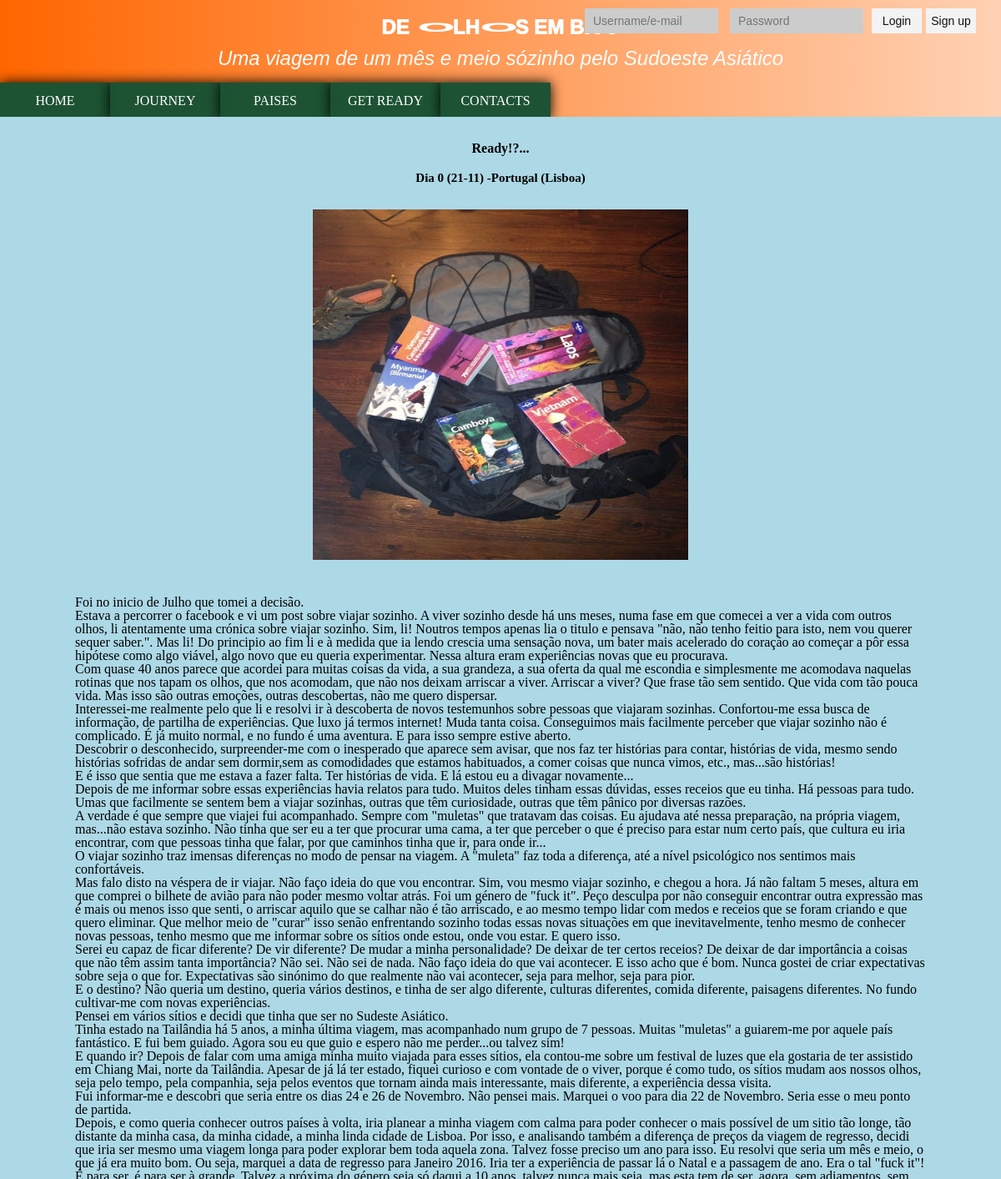
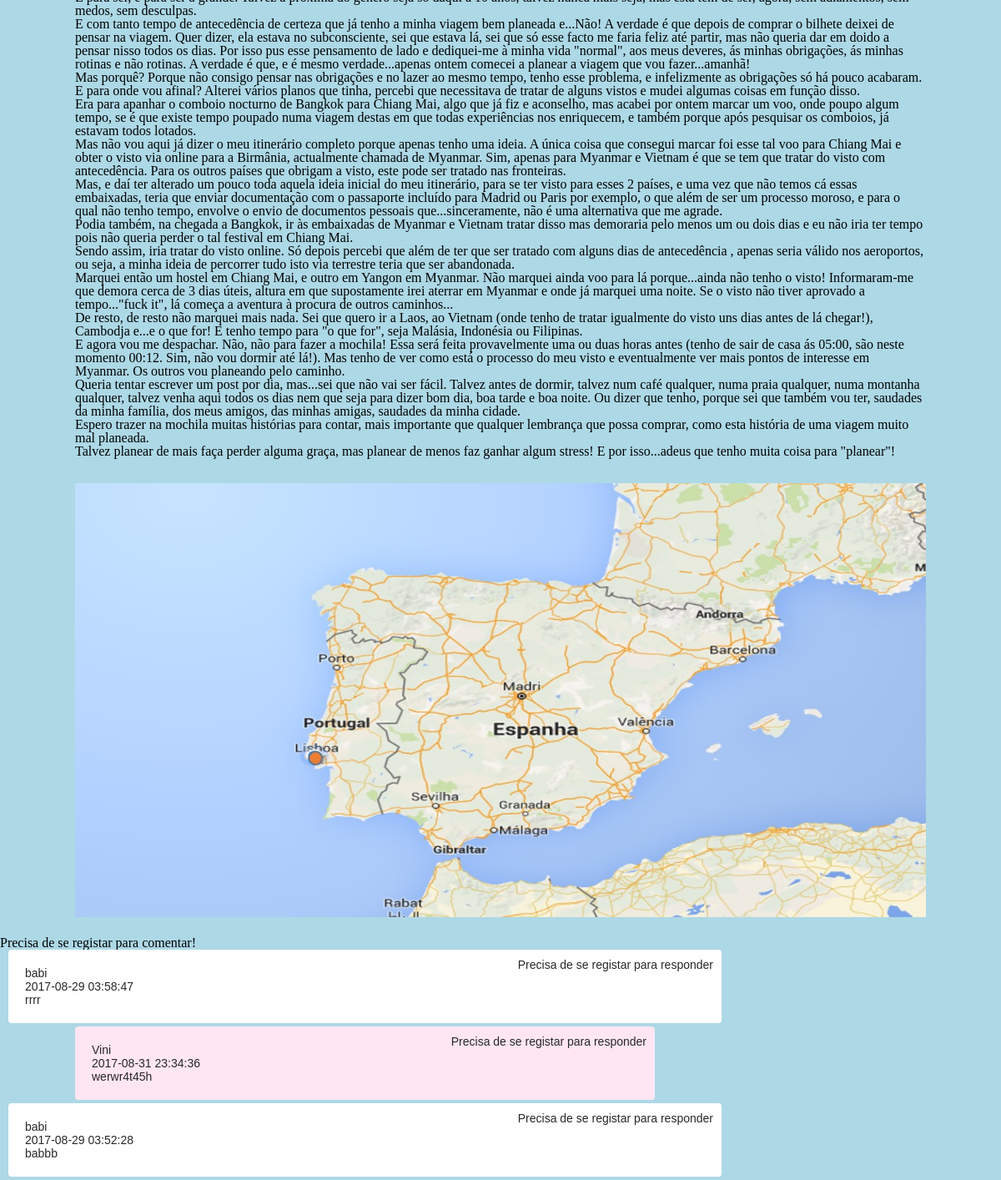
The page /paginasweb/artigos.php?dia=0 on the database its author committed (2 pictures, top to bottom).
### tables this page shows
CREATE TABLE `artigos` (
  `idblog` int(11) NOT NULL,
  `dia` int(20) NOT NULL,
  `title` varchar(100) NOT NULL,
  `location` varchar(100) NOT NULL,
  `content` text NOT NULL,
  `imgmapa` varchar(100) NOT NULL,
  `imgartigo` varchar(100) NOT NULL,
  `maplocation` varchar(100) DEFAULT NULL,
  `mapcountry` varchar(100) NOT NULL
);

CREATE TABLE `comments` (
  `idcomments` int(11) NOT NULL,
  `iduser` int(11) NOT NULL,
  `idblog` int(11) NOT NULL,
  `date` datetime NOT NULL,
  `message` text NOT NULL,
  `idreply` int(11) NOT NULL
);

CREATE TABLE `user` (
  `iduser` int(6) NOT NULL,
  `firstname` varchar(30) NOT NULL,
  `lastname` varchar(30) NOT NULL,
  `nickname` varchar(20) NOT NULL,
  `email` varchar(250) NOT NULL,
  `pwd` varchar(10) NOT NULL,
  `paissonho` varchar(120) NOT NULL,
  `paisviajou` varchar(10) NOT NULL,
  `paisdesejado` varchar(10) NOT NULL,
  `comida` int(1) NOT NULL,
  `pessoas` int(1) NOT NULL,
  `monumentos` int(11) NOT NULL,
  `paisagem` int(11) NOT NULL,
  `divertimento` int(11) NOT NULL,
  `aventura` int(11) NOT NULL,
  `descanso` int(11) NOT NULL,
  `h` varchar(50) DEFAULT NULL
);

### paginasweb/artigos.php (the view, shortened to what this page needs)
<?php
require('../includes/config.php');
  if (isset($_GET["dia"])) {
$sql = "SELECT * FROM artigos WHERE dia='".$_GET['dia']."'";
 $result = mysqli_query($connection, $sql);
 $row = mysqli_fetch_assoc($result);
}
 include '../includes/comments.php';
include_once '../includes/header.php';
?>
<!DOCTYPE html>
<html lang="en">
<head>
           <link href="../css/styles.css" type="text/css" rel="stylesheet">
</head>
<body>
<div class="activeArticle">
	<h1><?php echo $row['title']; ?></h1>
	<h3><?php echo $row['location']; ?></h3>
	<div class="imgArtigo">
	   <img  src="<?php echo $row['imgartigo']; ?>"/>
	</div>
	<div class="text"><?php echo nl2br($row['content']); ?></div>
	<div class="imgArtigoMapa">
	   <img  src="<?php echo $row['imgmapa']; ?>"/>
	</div>
</div>
<?php
    if (isset($_SESSION['iduser'])) {
    	if (isset($_GET["dia"])) {
    		$idblog=$_GET["dia"];
 echo"
<form method='POST' action='".setComments($connection)."'>
	<input type='hidden' name='iduser' value='".$_SESSION['iduser']."'>
	<input type='hidden' name='idblog' value='".$idblog."'>
	<input type='hidden' name='date' value='".date('Y-m-d H:i:s')."'>
	<textarea name='message'></textarea><br>
	<button class='comment' type='submit' name='commentSubmit'>Comment</button>
</form>";
}
} else{
	echo "Precisa de se registar para comentar!";
}
getComments($connection);
?>
</body>
</html>

### includes/comments.php (shortened to what this page needs)
<!DOCTYPE html>
<html lang="en">
<head>
</head>
<body>
<?php
function getComments($connection) {
             if (isset($_GET["dia"])) {
             $idblog = $_GET["dia"];
	$sql = "SELECT * FROM comments WHERE idblog='$idblog' ORDER  by idreply DESC, date ASC" ;
	$result =mysqli_query($connection, $sql);
	while($row = mysqli_fetch_assoc($result)) {
		$iduser=$row['iduser'];
		$sqlUser = "SELECT * FROM user WHERE iduser='$iduser'";
	               $resultUser =mysqli_query($connection, $sqlUser);
	               if ($rowUser = mysqli_fetch_assoc($resultUser)) {
	               	 if($row['idcomments']==$row['idreply']) echo"<div class='comment-box'><p>";
	               	 else echo "<div class='reply-box'><p>";
	               	echo $rowUser['nickname']."<br>";
			echo $row['date']."<br>";
			echo nl2br($row['message']);
		              echo  "</p>";
		               if (isset($_SESSION['iduser'])) {
		               	if($_SESSION['nickname'] ==  $rowUser['nickname'] ) {
		               	    echo "
		                              <form class='delete' method='post' action='".deleteComments($connection)."'>
				          <input type='hidden' name='idcomments' value='".$row['idcomments']."'>
				          <input type='hidden' name='idblog' value='".$row['idblog']."'>
				          <input type='hidden' name='idreply' value='".$row['idreply']."'>
				          <button type='submit' name='commentDelete'> Delete</button>
			             </form>
			             <form class='edit' method='post' action='../includes/editcomments.php'>
				             <input type='hidden' name='idcomments' value='".$row['idcomments']."'>
				             <input type='hidden' name='idblog' value='".$row['idblog']."'>
				             <input type='hidden' name='iduser' value='".$row['iduser']."'>
				             <input type='hidden' name='date' value='".date('Y-m-d H:i:s')."'>
				             <input type='hidden' name='message' value='".$row['message']."'>
				             <button> Edit</button>
			             </form>";
		               	}
		               	else {
		               		    echo
		                              "<form class='edit' method='post' action='../includes/replycomments.php'>
				             <input type='hidden' name='idcomments' value='".$row['idcomments']."'>
				             <input type='hidden' name='idreply' value='".$row['idreply']."'>
				             <input type='hidden' name='iduser' value='".$_SESSION['iduser']."'>
				             <input type='hidden' name='idblog' value='".$row['idblog']."'>
				             <input type='hidden' name='date' value='".date('Y-m-d H:i:s')."'>
				             <button>Reply</button>
			             </form>";
		               	}
		               }
		          else {
		          	echo "<p class='messageLogin'>Precisa de se registar para responder</p>";
		          }
		                          echo "</div>";
	               }
	}
}
};
?>
</body>
</html>

### css/styles.css (style rules this page uses)
html, body, div, span, object, iframe, h1, h2, h3, h4, h5, h6, p, blockquote, pre, abbr, address, cite, code, del, dfn, em, img, ins, kbd, q, samp, small, strong, sub, sup, var, b, i, dl, dt, dd, ol, ul, li, fieldset, form, label, legend, table, caption, tbody, tfoot, thead, tr, th, td, article, aside, canvas, details, figcaption, figure, footer, header, hgroup, menu, nav, section, summary, time, mark, audio, video { margin:0; padding:0; border:0; outline:0; font-size:100%; vertical-align:baseline; background:transparent; }
body { line-height:1; }
.activeArticle { display: block; margin: 20px 90px; }
.activeArticle h1, .activeArticle h3 { text-align: center; color: black; padding: 10px; }
.activeArticle h3 { font-size: 15px; }
.activeArticle .imgArtigo { text-align: center; }
.imgArtigo img { padding: 20px 20px 40px 20px; height: 420px; width: 450px; }
.imgArtigoMapa img { height: 520px; width: 100%; padding-top: 30px; }
.comment-box { width: 815px; padding: 20px; margin-bottom: 4px; background-color: #fff; border-radius: 4px; position: relative; left: 10px; }
.reply-box { width: 655px; padding: 20px; margin-bottom: 4px; background-color: #ffe6f2; border-radius: 4px; position: relative; left: 90px; }
.comment-box p { font-family: arial; font-size: 14px; line-height: 16px; color: #282828; font-weight: 150; }
.reply-box p { font-family: arial; font-size: 14px; line-height: 16px; color: #282828; font-weight: 100; }
.messageLogin { float: right; position: absolute; right: 10px; top: 10px; }

### paginasweb/artigos.php (style rules this page uses)
body { background-color: lightblue; }

### rows shown on the page
artigos: title "Ready!?...", location "Dia 0 (21-11) -Portugal (Lisboa)", content "Foi no inicio de Julho que tomei a decisão. Estava a percorrer o facebook e vi um post sobre viajar sozinho. A viver sozinho desde há uns meses, numa fase em que comecei a ver a vida com outros olhos, li atentamente uma crónica sobre viajar sozinho. Sim, li! Noutros tempos apenas lia o titulo e pensava \"não, não tenho feitio para isto, nem vou querer sequer saber.\". Mas li! Do principio ao fim li e à medida que ia lendo crescia uma sensação nova, um bater mais acelerado do coração ao começar a pôr essa hipótese como algo viável, algo novo que eu queria experimentar. Nessa altura eram experiências novas que eu procurava. Com quase 40 anos parece que acordei para muitas coisas da vida, a sua…", imgmapa (picture)
comments: iduser.nickname "babi", date "2017-08-29 03:58:47", message "rrrr"
comments: iduser.nickname "Vini", date "2017-08-31 23:34:36", message "werwr4t45h"
comments: iduser.nickname "babi", date "2017-08-29 03:52:28", message "babbb"
